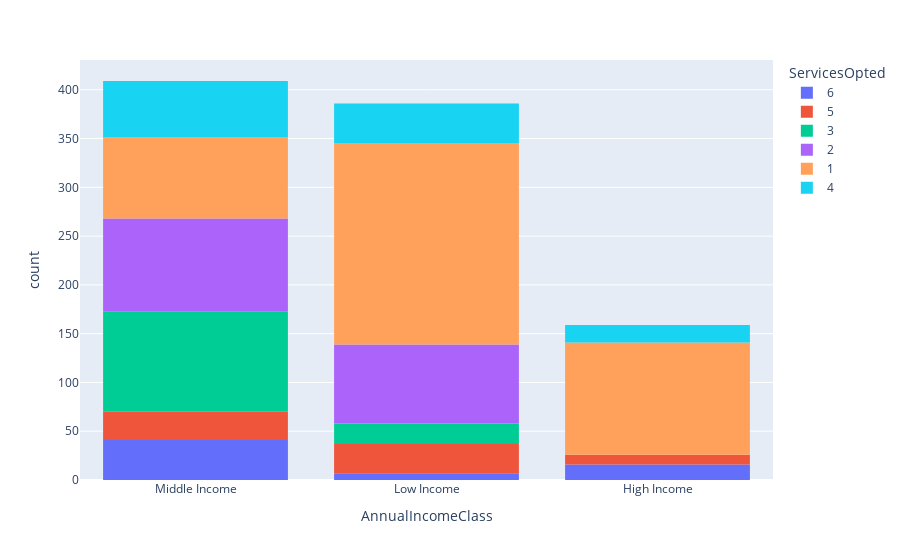

Notebook cell for this chart:
### Code cell
fig = px.histogram(data,x='AnnualIncomeClass',color='ServicesOpted')
fig.show()

### Figure 1 — Plotly figure (JSON) as saved in the notebook; plotly's stock layout.template omitted (floating-point values rounded to 4 significant figures; data arrays with more than 128 entries replaced by an {"elided": "..."} marker saying what was removed)
{"data": [{"alignmentgroup": "True", "bingroup": "x", "hovertemplate": "ServicesOpted=6<br>AnnualIncomeClass=%{x}<br>count=%{y}<extra></extra>", "legendgroup": "6", "marker": {"color": "#636efa", "pattern": {"shape": ""}}, "name": "6", "offsetgroup": "6", "orientation": "v", "showlegend": true, "type": "histogram", "x": ["Middle Income", "Low Income", "Middle Income", "High Income", "Middle Income", "Middle Income", "Middle Income", "High Income", "Low Income", "Middle Income", "Middle Income", "High Income", "Middle Income", "Middle Income", "Middle Income", "High Income", "Middle Income", "Middle Income", "Middle Income", "High Income", "Middle Income", "Middle Income", "Low Income", "High Income", "Middle Income", "Middle Income", "Middle Income", "High Income", "Middle Income", "Low Income", "Middle Income", "High Income", "Middle Income", "Middle Income", "Middle Income", "High Income", "Low Income", "Middle Income", "Middle Income", "High Income", "Middle Income", "Middle Income", "Middle Income", "High Income", "Middle Income", "Middle Income", "Middle Income", "High Income", "Middle Income", "Middle Income", "Low Income", "High Income", "Middle Income", "Middle Income", "Middle Income", "High Income", "Middle Income", "Low Income", "Middle Income", "High Income", "Middle Income", "Middle Income", "Middle Income", "High Income"], "xaxis": "x", "yaxis": "y"}, {"alignmentgroup": "True", "bingroup": "x", "hovertemplate": "ServicesOpted=5<br>AnnualIncomeClass=%{x}<br>count=%{y}<extra></extra>", "legendgroup": "5", "marker": {"color": "#EF553B", "pattern": {"shape": ""}}, "name": "5", "offsetgroup": "5", "orientation": "v", "showlegend": true, "type": "histogram", "x": ["Low Income", "Middle Income", "Middle Income", "Low Income", "High Income", "Middle Income", "Low Income", "Low Income", "Low Income", "Middle Income", "Middle Income", "Low Income", "Middle Income", "Low Income", "Low Income", "High Income", "Middle Income", "Low Income", "Middle Income", "High Income", "Low Income", "Middle Income", "Low Income", "Middle Income", "Middle Income", "Low Income", "High Income", "Middle Income", "Low Income", "Middle Income", "High Income", "Low Income", "Middle Income", "Low Income", "Low Income", "Middle Income", "Low Income", "High Income", "Middle Income", "Low Income", "Middle Income", "High Income", "Low Income", "Middle Income", "Middle Income", "Low Income", "Low Income", "Middle Income", "Low Income", "High Income", "Low Income", "Middle Income", "High Income", "Low Income", "Middle Income", "Middle Income", "Low Income", "Middle Income", "Middle Income", "Low Income", "High Income", "Middle Income", "Low Income", "Middle Income", "Low Income", "Low Income", "Middle Income", "Low Income", "Middle Income"], "xaxis": "x", "yaxis": "y"}, {"alignmentgroup": "True", "bingroup": "x", "hovertemplate": "ServicesOpted=3<br>AnnualIncomeClass=%{x}<br>count=%{y}<extra></extra>", "legendgroup": "3", "marker": {"color": "#00cc96", "pattern": {"shape": ""}}, "name": "3", "offsetgroup": "3", "orientation": "v", "showlegend": true, "type": "histogram", "x": ["Middle Income", "Low Income", "Middle Income", "Middle Income", "Middle Income", "Middle Income", "Low Income", "Middle Income", "Middle Income", "Middle Income", "Middle Income", "Middle Income", "Middle Income", "Middle Income", "Middle Income", "Middle Income", "Middle Income", "Low Income", "Middle Income", "Middle Income", "Middle Income", "Middle Income", "Low Income", "Middle Income", "Middle Income", "Middle Income", "Middle Income", "Middle Income", "Low Income", "Middle Income", "Middle Income", "Middle Income", "Middle Income", "Low Income", "Middle Income", "Middle Income", "Middle Income", "Middle Income", "Middle Income", "Low Income", "Middle Income", "Middle Income", "Middle Income", "Middle Income", "Low Income", "Middle Income", "Middle Income", "Middle Income", "Middle Income", "Middle Income", "Low Income", "Middle Income", "Middle Income", "Middle Income", "Middle Income", "Low Income", "Middle Income", "Middle Income", "Middle Income", "Middle Income", "Middle Income", "Low Income", "Middle Income", "Middle Income", "Middle Income", "Middle Income", "Middle Income", "Low Income", "Middle Income", "Middle Income", "Middle Income", "Middle Income", "Middle Income", "Low Income", "Middle Income", "Middle Income", "Middle Income", "Middle Income", "Low Income", "Middle Income", "Middle Income", "Middle Income", "Middle Income", "Middle Income", "Middle Income", "Middle Income", "Middle Income", "Middle Income", "Middle Income", "Low Income", "Middle Income", "Middle Income", "Middle Income", "Middle Income", "Low Income", "Middle Income", "Middle Income", "Middle Income", "Middle Income", "Middle Income", "Low Income", "Middle Income", "Middle Income", "Middle Income", "Middle Income", "Low Income", "Middle Income", "Middle Income", "Middle Income", "Middle Income", "Middle Income", "Low Income", "Middle Income", "Middle Income", "Middle Income", "Middle Income", "Low Income", "Middle Income", "Middle Income", "Middle Income", "Middle Income", "Middle Income", "Low Income", "Middle Income"], "xaxis": "x", "yaxis": "y"}, {"alignmentgroup": "True", "bingroup": "x", "hovertemplate": "ServicesOpted=2<br>AnnualIncomeClass=%{x}<br>count=%{y}<extra></extra>", "legendgroup": "2", "marker": {"color": "#ab63fa", "pattern": {"shape": ""}}, "name": "2", "offsetgroup": "2", "orientation": "v", "showlegend": true, "type": "histogram", "x": {"elided": "176 str values"}, "xaxis": "x", "yaxis": "y"}, {"alignmentgroup": "True", "bingroup": "x", "hovertemplate": "ServicesOpted=1<br>AnnualIncomeClass=%{x}<br>count=%{y}<extra></extra>", "legendgroup": "1", "marker": {"color": "#FFA15A", "pattern": {"shape": ""}}, "name": "1", "offsetgroup": "1", "orientation": "v", "showlegend": true, "type": "histogram", "x": {"elided": "404 str values"}, "xaxis": "x", "yaxis": "y"}, {"alignmentgroup": "True", "bingroup": "x", "hovertemplate": "ServicesOpted=4<br>AnnualIncomeClass=%{x}<br>count=%{y}<extra></extra>", "legendgroup": "4", "marker": {"color": "#19d3f3", "pattern": {"shape": ""}}, "name": "4", "offsetgroup": "4", "orientation": "v", "showlegend": true, "type": "histogram", "x": ["Middle Income", "Low Income", "Middle Income", "Low Income", "High Income", "Middle Income", "Low Income", "Middle Income", "High Income", "Low Income", "Middle Income", "Low Income", "Middle Income", "Middle Income", "High Income", "Middle Income", "Low Income", "Middle Income", "High Income", "Low Income", "Middle Income", "Middle Income", "Low Income", "Middle Income", "Low Income", "Middle Income", "Low Income", "Middle Income", "High Income", "Low Income", "Middle Income", "Middle Income", "Low Income", "Middle Income", "Middle Income", "Low Income", "High Income", "Low Income", "Middle Income", "High Income", "Low Income", "Middle Income", "Middle Income", "Low Income", "Middle Income", "Middle Income", "Low Income", "High Income", "Middle Income", "Middle Income", "Low Income", "Middle Income", "Middle Income", "Low Income", "Middle Income", "Middle Income", "Low Income", "High Income", "Middle Income", "Low Income", "High Income", "Low Income", "Middle Income", "Low Income", "Middle Income", "Middle Income", "Low Income", "High Income", "Middle Income", "Low Income", "Middle Income", "Low Income", "Middle Income", "Middle Income", "Low Income", "Middle Income", "Low Income", "High Income", "Middle Income", "Low Income", "Middle Income", "High Income", "Middle Income", "Middle Income", "Low Income", "Middle Income", "Middle Income", "Low Income", "High Income", "Low Income", "Middle Income", "High Income", "Low Income", "Middle Income", "Low Income", "Middle Income", "Middle Income", "Low Income", "High Income", "Middle Income", "Low Income", "Middle Income", "Low Income", "Middle Income", "Low Income", "Middle Income", "Middle Income", "Low Income", "High Income", "Middle Income", "Low Income", "Middle Income", "High Income", "Low Income", "Middle Income", "Middle Income", "Middle Income"], "xaxis": "x", "yaxis": "y"}], "layout": {"autosize": true, "barmode": "relative", "legend": {"title": {"text": "ServicesOpted"}, "tracegroupgap": 0}, "margin": {"t": 60}, "xaxis": {"anchor": "y", "autorange": true, "domain": [0, 1], "range": [-0.5, 2.5], "title": {"text": "AnnualIncomeClass"}, "type": "category"}, "yaxis": {"anchor": "x", "autorange": true, "domain": [0, 1], "range": [0, 430.5], "title": {"text": "count"}}}}
